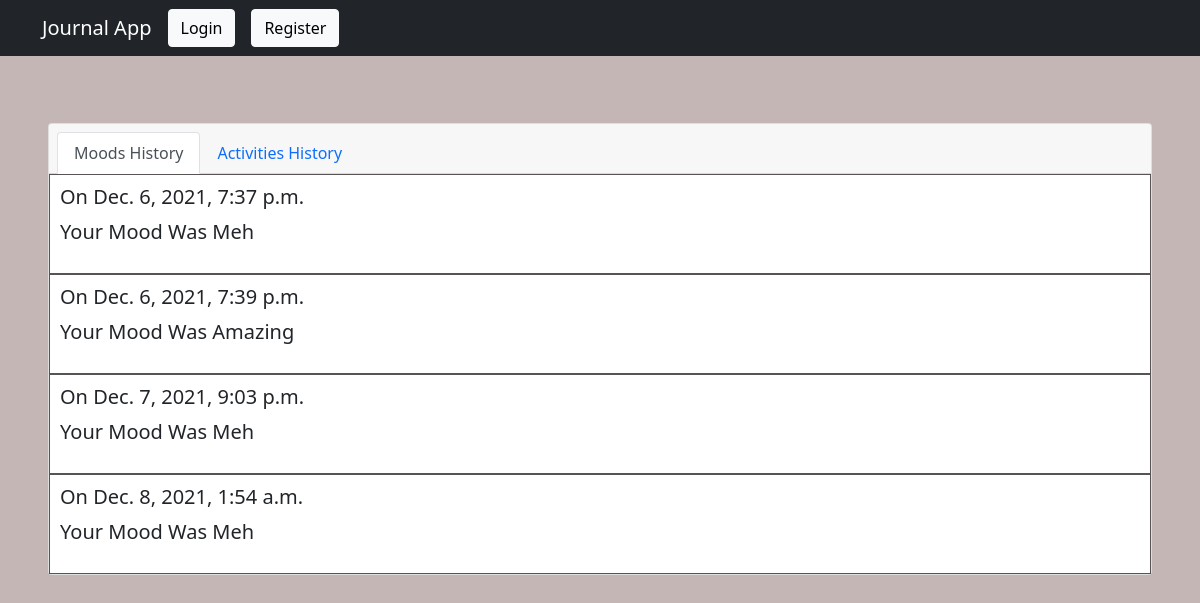
/journal/chart/, run on the app's committed database.
### journal/models.py (models this page shows)
class Mood(models.Model):
    mood = models.CharField(max_length=20, blank=True, choices=MOOD_CATEGORY)
    user = models.ForeignKey(User, on_delete=models.CASCADE, blank=True, null=True)
    created_at = models.DateTimeField(auto_now_add=True, blank=True, null=True)

### journal/views.py (the view)
# urls.py: path('chart/', views.chart, name='chart'),
def chart(request):
    moods=Mood.objects.all()
    context={'moods':moods,}
    return render(request, 'entry/chart.html',context)

### templates/entry/chart.html
{% extends 'entry/base.html' %}
{% block body %}
<div class="card m-5">
    <div class="card-header">
        <ul class="nav nav-tabs card-header-tabs">
      <li class="nav-item">
        <a class="nav-link active" href="#">Moods History</a>
      </li>
      <li class="nav-item">
        <a class="nav-link" href="{% url 'chart2' %}">Activities History</a>
      </li>
        </ul>
    </div>
    {% for moods in moods %}
            <div class="moods-block">
            <h5 class="font weight-bold"><span> On</span>   {{ moods.created_at }}</h5>
            <p class="lead"><span> Your Mood Was</span> {{ moods.mood }}</p>
        </div>
    {% endfor %}
 </div>
{% endblock %}

### static/journal.css (style rules this page uses)
body { padding-top: 75px; background-color: #c5b6b6; }
.moods-block { border: 1px solid #595454; padding: 10px; }

### data on the page
Mood: created_at "Dec. 6, 2021, 7:37 p.m.", mood "Meh"
Mood: created_at "Dec. 6, 2021, 7:39 p.m.", mood "Amazing"
Mood: created_at "Dec. 7, 2021, 9:03 p.m.", mood "Meh"
Mood: created_at "Dec. 8, 2021, 1:54 a.m.", mood "Meh"
